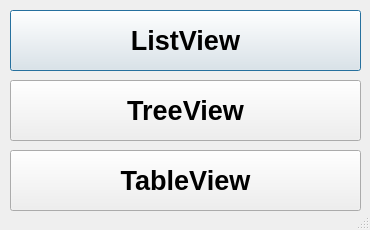
<?xml version="1.0" encoding="UTF-8"?>
<ui version="4.0">
 <class>Dialog</class>
 <widget class="QDialog" name="Dialog">
  <property name="geometry">
   <rect>
    <x>0</x>
    <y>0</y>
    <width>370</width>
    <height>230</height>
   </rect>
  </property>
  <property name="windowTitle">
   <string>Dialog</string>
  </property>
  <property name="layoutDirection">
   <enum>Qt::LeftToRight</enum>
  </property>
  <property name="sizeGripEnabled">
   <bool>true</bool>
  </property>
  <widget class="QPushButton" name="List_button">
   <property name="geometry">
    <rect>
     <x>10</x>
     <y>10</y>
     <width>351</width>
     <height>61</height>
    </rect>
   </property>
   <property name="font">
    <font>
     <pointsize>20</pointsize>
     <weight>75</weight>
     <bold>true</bold>
    </font>
   </property>
   <property name="text">
    <string>ListView</string>
   </property>
  </widget>
  <widget class="QPushButton" name="Tree_button">
   <property name="geometry">
    <rect>
     <x>10</x>
     <y>80</y>
     <width>351</width>
     <height>61</height>
    </rect>
   </property>
   <property name="font">
    <font>
     <pointsize>20</pointsize>
     <weight>75</weight>
     <bold>true</bold>
    </font>
   </property>
   <property name="text">
    <string>TreeView</string>
   </property>
  </widget>
  <widget class="QPushButton" name="Table_button">
   <property name="geometry">
    <rect>
     <x>10</x>
     <y>150</y>
     <width>351</width>
     <height>61</height>
    </rect>
   </property>
   <property name="font">
    <font>
     <pointsize>20</pointsize>
     <weight>75</weight>
     <bold>true</bold>
    </font>
   </property>
   <property name="text">
    <string>TableView</string>
   </property>
  </widget>
 </widget>
 <layoutdefault spacing="6" margin="11"/>
 <resources/>
 <connections/>
</ui>
